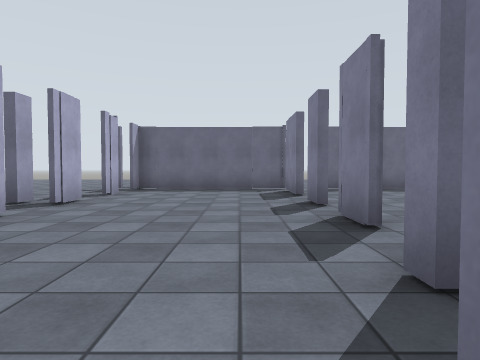
view 1 (above)

16 first-person views from a walk through a world built for the Gazebo simulator. The camera is 1.2 m above the floor, tilts 2° down and sees 75° across. The floor is counted in squares, 2 m on a side. Each view is taken from the middle of a square. On the plan, view 1 faces up. The plan holds only what a view shows up to about 9 squares ahead; the rest is blank. Surface patterns are stand-ins for the level's own textures.

view 2
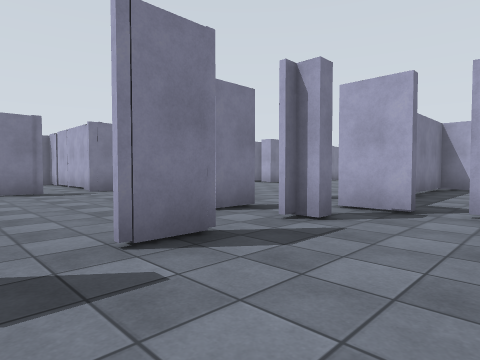

view 3
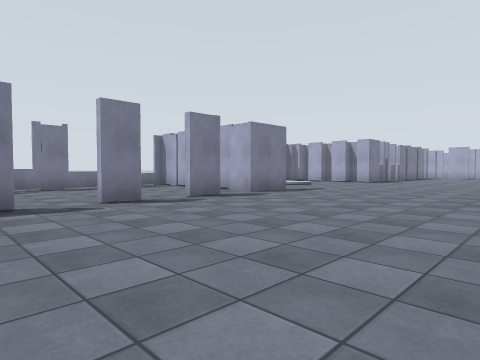

view 4
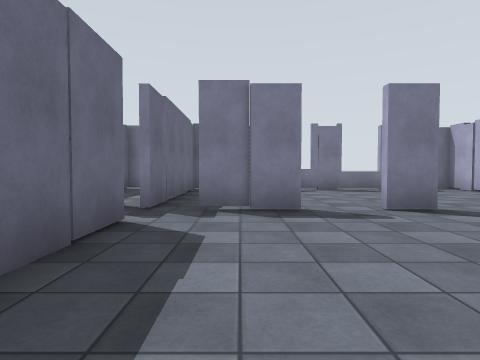

view 5
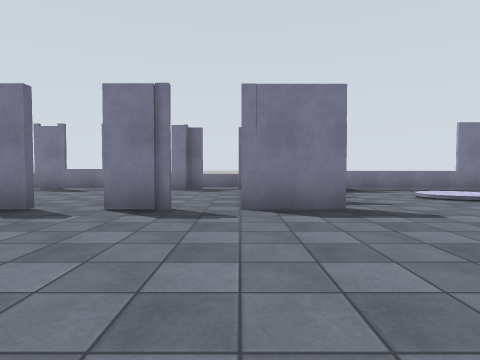

view 6
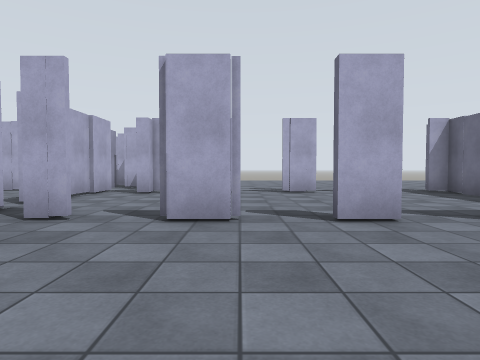

view 7
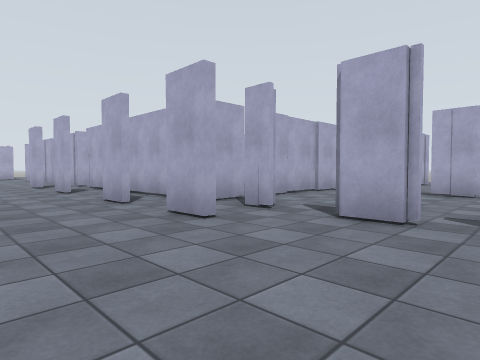

view 8
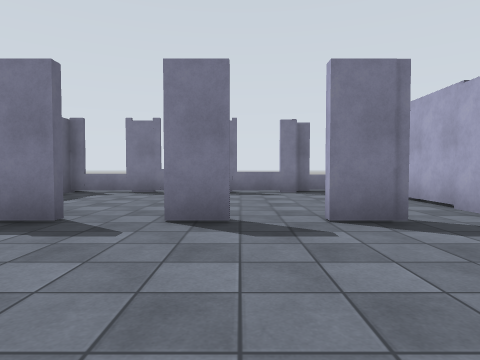

view 9
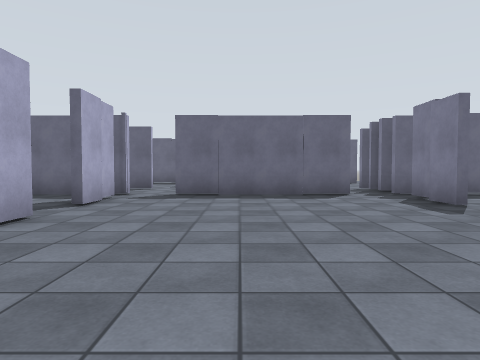

view 10
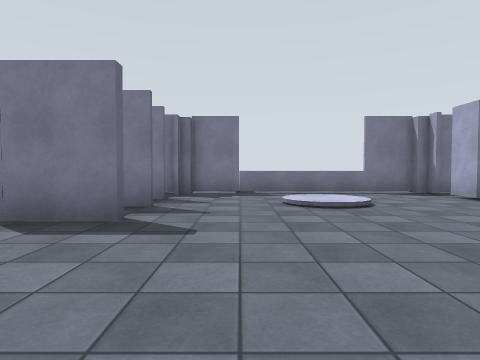

view 11
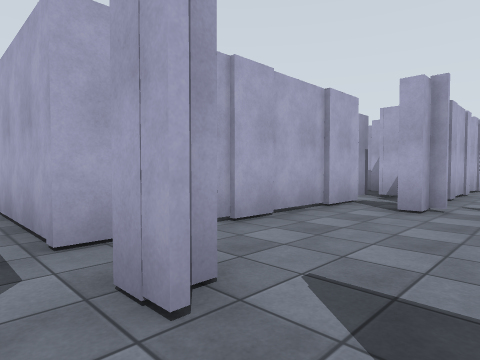

view 12
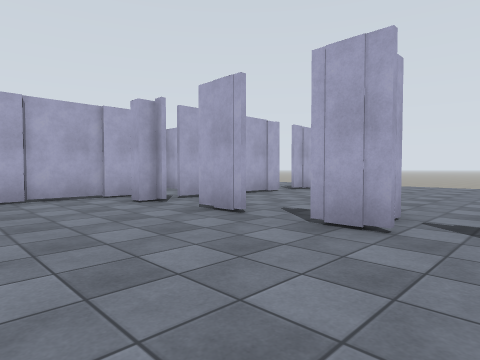

view 13
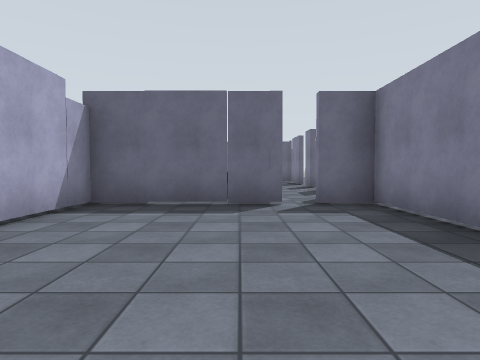

view 14
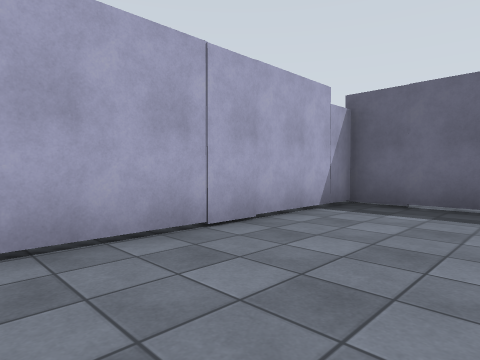

view 15
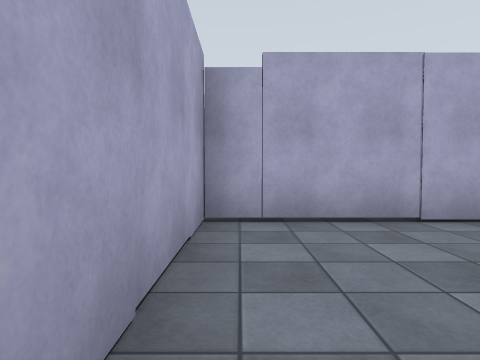

view 16
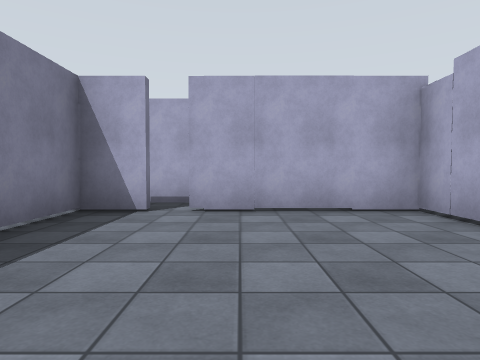

### Floor plan
Points are (right, up) in squares from view 1. A wall is a line through its corners. A room is listed if a view was taken in it or the views show most of it. See-through windows are left out.
Room 1 (views 1, 13, 14, 15, 16)
walls: (0.2, -5.4) (1.3, -5.4) (1.3, 0.3) (0.2, 0.3); (-0.2, 0.3) (-3.5, 0.3) (-3.5, -5.4) (-0.2, -5.4); (-0.1, -6.6) (0.6, -6.6)
ways out: opening at (0, 0) to room 2; gap at (1, -6) to room 2
Room 2 (views 2, 3, 4, 5, 6, 7, 8, 9, 10, 11, 12)
walls: (7.6, 0.4) (7.6, 1.8) (12, 1.8); (1.4, 1.8) (1.4, 1.4); (0.9, 1.4) (0.9, 1.8); (0.2, 0.4) (1.4, 0.4) (1.4, -2.6); (7.6, 3) (7.6, 4); (9.9, -5.4) (10.8, -5.4); (1.3, 3) (1.3, 4.1); (11.5, 0.1) (11.5, 0.9); (1.4, 4.1) (1.4, 3); (11.7, -5.2) (11.7, 0.3) (11.1, 0.3); (11.5, -6.1) (11.5, -5.2); (-2.7, 1.8) (-2.7, 1.4); (12.4, 2.6) (12.4, 3.5); (12, 3.5) (12, 9.3) (7.6, 9.3); (-3.6, 0.4) (-0.2, 0.4); (7.6, 7) (7.6, 8.6); (1.3, 7.1) (1.3, 8.6); (-3, 4.1) (-3, 3); (-4.9, 0.8) (-4.9, 0.3); (-5.5, -0.1) (-4.9, -0.1); (1.4, 8.6) (1.4, 7); (-3, 6) (-3, 5); (6.6, 9.3) (2.5, 9.3); (-3.8, 5.8) (-3.8, 5.2); (1.4, 9.3) (-3, 9.3)
ways out: opening at (0, 0) to room 1; gap at (1, -6) to room 1; opening at (-3, 7.5); opening at (2, 9); opening at (7, 9); gap at (-3, 4); gap at (1, 1); gap at (1, 3.5); gap at (8, 3)

Positions as (right, up) in squares from view 1, and headings:
1: (0, 0), facing up
2: (-1, 5), facing down-right
3: (2, 8), facing down-right
4: (3, 8), facing right
5: (3, 2), facing right
6: (5, 4), facing left
7: (5, 5), facing down-left
8: (4, 5), facing right
9: (4, 2), facing up
10: (4, -1), facing right
11: (2, 3), facing down-left
12: (0, 7), facing down-left
13: (-1, -5), facing up
14: (-1, -5), facing up-left
15: (0, -5), facing left
16: (-1, -1), facing down
